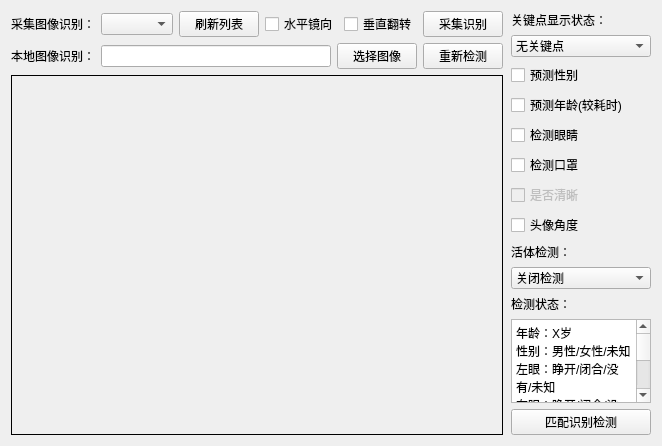
<?xml version="1.0" encoding="UTF-8"?>
<ui version="4.0">
 <class>MainWidget</class>
 <widget class="QWidget" name="MainWidget">
  <property name="geometry">
   <rect>
    <x>0</x>
    <y>0</y>
    <width>640</width>
    <height>418</height>
   </rect>
  </property>
  <property name="minimumSize">
   <size>
    <width>0</width>
    <height>0</height>
   </size>
  </property>
  <property name="windowTitle">
   <string>人脸识别功能演示</string>
  </property>
  <layout class="QHBoxLayout" name="horizontalLayout_7">
   <property name="spacing">
    <number>8</number>
   </property>
   <item>
    <widget class="QWidget" name="widget_8" native="true">
     <layout class="QVBoxLayout" name="verticalLayout_2">
      <property name="leftMargin">
       <number>0</number>
      </property>
      <property name="topMargin">
       <number>0</number>
      </property>
      <property name="rightMargin">
       <number>0</number>
      </property>
      <property name="bottomMargin">
       <number>0</number>
      </property>
      <item>
       <widget class="QWidget" name="widget" native="true">
        <property name="sizePolicy">
         <sizepolicy hsizetype="Preferred" vsizetype="Fixed">
          <horstretch>0</horstretch>
          <verstretch>0</verstretch>
         </sizepolicy>
        </property>
        <property name="maximumSize">
         <size>
          <width>16777215</width>
          <height>31</height>
         </size>
        </property>
        <layout class="QHBoxLayout" name="horizontalLayout">
         <property name="leftMargin">
          <number>0</number>
         </property>
         <property name="topMargin">
          <number>0</number>
         </property>
         <property name="rightMargin">
          <number>0</number>
         </property>
         <property name="bottomMargin">
          <number>0</number>
         </property>
         <item>
          <widget class="QLabel" name="label_cam">
           <property name="text">
            <string>采集图像识别：</string>
           </property>
          </widget>
         </item>
         <item>
          <widget class="QComboBox" name="comboBox_cam"/>
         </item>
         <item>
          <widget class="QPushButton" name="pushButton_refresh">
           <property name="text">
            <string>刷新列表</string>
           </property>
          </widget>
         </item>
         <item>
          <widget class="QCheckBox" name="checkBox_reverse_x">
           <property name="text">
            <string>水平镜向</string>
           </property>
          </widget>
         </item>
         <item>
          <widget class="QCheckBox" name="checkBox_reverse_y">
           <property name="text">
            <string>垂直翻转</string>
           </property>
          </widget>
         </item>
         <item>
          <widget class="QPushButton" name="pushButton_capture">
           <property name="text">
            <string>采集识别</string>
           </property>
          </widget>
         </item>
        </layout>
       </widget>
      </item>
      <item>
       <widget class="QWidget" name="widget_2" native="true">
        <property name="sizePolicy">
         <sizepolicy hsizetype="Preferred" vsizetype="Fixed">
          <horstretch>0</horstretch>
          <verstretch>0</verstretch>
         </sizepolicy>
        </property>
        <property name="maximumSize">
         <size>
          <width>16777215</width>
          <height>31</height>
         </size>
        </property>
        <layout class="QHBoxLayout" name="horizontalLayout_2">
         <property name="leftMargin">
          <number>0</number>
         </property>
         <property name="topMargin">
          <number>0</number>
         </property>
         <property name="rightMargin">
          <number>0</number>
         </property>
         <property name="bottomMargin">
          <number>0</number>
         </property>
         <item>
          <widget class="QLabel" name="label_local_image">
           <property name="text">
            <string>本地图像识别：</string>
           </property>
          </widget>
         </item>
         <item>
          <widget class="QLineEdit" name="lineEdit_image">
           <property name="readOnly">
            <bool>true</bool>
           </property>
          </widget>
         </item>
         <item>
          <widget class="QPushButton" name="pushButton_image">
           <property name="text">
            <string>选择图像</string>
           </property>
          </widget>
         </item>
         <item>
          <widget class="QPushButton" name="pushButton_detect">
           <property name="text">
            <string>重新检测</string>
           </property>
          </widget>
         </item>
        </layout>
       </widget>
      </item>
      <item>
       <widget class="QLabel" name="label_show_image">
        <property name="minimumSize">
         <size>
          <width>480</width>
          <height>360</height>
         </size>
        </property>
        <property name="frameShape">
         <enum>QFrame::Box</enum>
        </property>
        <property name="text">
         <string/>
        </property>
        <property name="scaledContents">
         <bool>false</bool>
        </property>
        <property name="alignment">
         <set>Qt::AlignCenter</set>
        </property>
       </widget>
      </item>
     </layout>
    </widget>
   </item>
   <item>
    <widget class="QWidget" name="widget_9" native="true">
     <property name="sizePolicy">
      <sizepolicy hsizetype="Fixed" vsizetype="Preferred">
       <horstretch>0</horstretch>
       <verstretch>0</verstretch>
      </sizepolicy>
     </property>
     <property name="minimumSize">
      <size>
       <width>140</width>
       <height>0</height>
      </size>
     </property>
     <property name="maximumSize">
      <size>
       <width>16777215</width>
       <height>16777215</height>
      </size>
     </property>
     <layout class="QVBoxLayout" name="verticalLayout_3">
      <property name="leftMargin">
       <number>0</number>
      </property>
      <property name="topMargin">
       <number>0</number>
      </property>
      <property name="rightMargin">
       <number>0</number>
      </property>
      <property name="bottomMargin">
       <number>0</number>
      </property>
      <item>
       <widget class="QLabel" name="label_key">
        <property name="text">
         <string>关键点显示状态：</string>
        </property>
       </widget>
      </item>
      <item>
       <widget class="QComboBox" name="comboBox_key_mode">
        <item>
         <property name="text">
          <string>无关键点</string>
         </property>
        </item>
        <item>
         <property name="text">
          <string>5关键点</string>
         </property>
        </item>
        <item>
         <property name="text">
          <string>68关键点</string>
         </property>
        </item>
        <item>
         <property name="text">
          <string>口罩5键点</string>
         </property>
        </item>
       </widget>
      </item>
      <item>
       <widget class="QCheckBox" name="checkBox_gender">
        <property name="text">
         <string>预测性别</string>
        </property>
       </widget>
      </item>
      <item>
       <widget class="QCheckBox" name="checkBox_age">
        <property name="text">
         <string>预测年龄(较耗时)</string>
        </property>
       </widget>
      </item>
      <item>
       <widget class="QCheckBox" name="checkBox_eye">
        <property name="text">
         <string>检测眼睛</string>
        </property>
       </widget>
      </item>
      <item>
       <widget class="QCheckBox" name="checkBox_mask">
        <property name="text">
         <string>检测口罩</string>
        </property>
       </widget>
      </item>
      <item>
       <widget class="QCheckBox" name="checkBox_blur">
        <property name="enabled">
         <bool>false</bool>
        </property>
        <property name="text">
         <string>是否清晰</string>
        </property>
       </widget>
      </item>
      <item>
       <widget class="QCheckBox" name="checkBox_angle">
        <property name="text">
         <string>头像角度</string>
        </property>
       </widget>
      </item>
      <item>
       <widget class="QLabel" name="label_live">
        <property name="text">
         <string>活体检测：</string>
        </property>
       </widget>
      </item>
      <item>
       <widget class="QComboBox" name="comboBox_live_mode">
        <item>
         <property name="text">
          <string>关闭检测</string>
         </property>
        </item>
        <item>
         <property name="text">
          <string>局部检测</string>
         </property>
        </item>
        <item>
         <property name="text">
          <string>全局检测</string>
         </property>
        </item>
       </widget>
      </item>
      <item>
       <widget class="QLabel" name="label_state">
        <property name="text">
         <string>检测状态：</string>
        </property>
       </widget>
      </item>
      <item>
       <widget class="QPlainTextEdit" name="plainTextEdit_state">
        <property name="minimumSize">
         <size>
          <width>0</width>
          <height>0</height>
         </size>
        </property>
        <property name="plainText">
         <string>年龄：X岁
性别：男性/女性/未知
左眼：睁开/闭合/没有/未知
右眼：睁开/闭合/没有/未知
口罩：有/无
模糊：是/否
俯仰角X：0°
翻滚角Y：0°
偏航角Z：0°
活体状态：未知/真脸/假脸/失败/检测</string>
        </property>
       </widget>
      </item>
      <item>
       <widget class="QPushButton" name="pushButton_match">
        <property name="text">
         <string>匹配识别检测</string>
        </property>
       </widget>
      </item>
     </layout>
    </widget>
   </item>
  </layout>
 </widget>
 <resources/>
 <connections/>
</ui>
